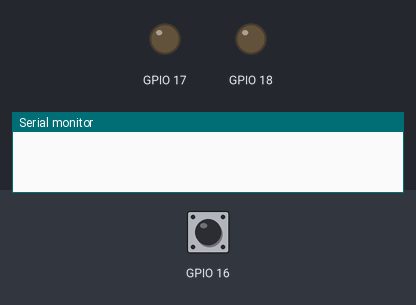
Bench run of a program on a simulated ESP32. Shown: output pins drawn as LEDs (lit = HIGH), the last lines printed to the serial monitor. Inputs (shaded band) come from the test bench; at power-on: GPIO 16 HIGH.

Above: at 1.2 s.
1.3 s: GPIO 16 pulled LOW for 0.15 s
At 1.7 s:
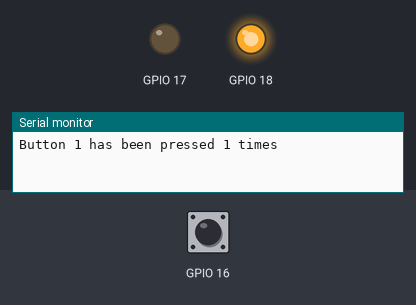
2.9 s: GPIO 16 pulled LOW for 1 s
At 4.1 s:
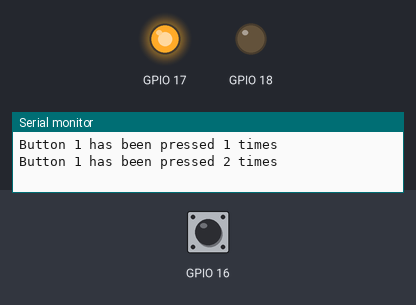
5.4 s: GPIO 16 pulled LOW for 3.2 s
At 6.0 s:
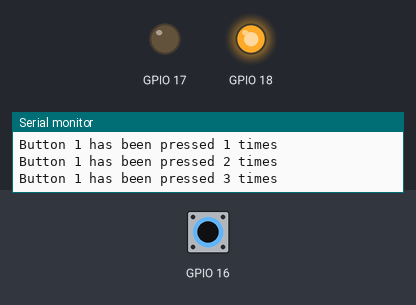
Timing chart, 0 to 8.4 s (numbered marks = the images above; inputs shaded):
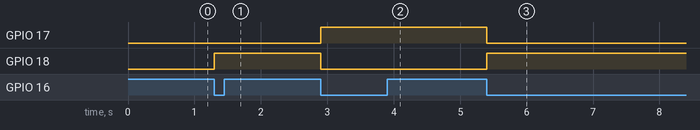

The program:

main.cpp
```cpp
#include <Arduino.h>
#include <string>

#define LED1 17
#define LED2 18

struct Button {
  const uint8_t PIN;
  uint32_t numberKeyPresses;
  bool pressed;
};

Button button1 = {16, 0, false};

void IRAM_ATTR isr() {
  button1.numberKeyPresses += 1;
  button1.pressed = true;
}

void setup() {
  Serial.begin(115200);
  pinMode(17,OUTPUT);
  pinMode(18,OUTPUT);
  pinMode(button1.PIN, INPUT_PULLUP);
  attachInterrupt(button1.PIN, isr, FALLING);
}
void loop() {
if (button1.pressed) {
  Serial.printf("Button 1 has been pressed %u times\n", button1.numberKeyPresses);
  button1.pressed = false;
  if(button1.numberKeyPresses%2==0)
  {
    digitalWrite(17,HIGH);
    digitalWrite(18,LOW);
  }
  else
  {
    digitalWrite(17,LOW);
    digitalWrite(18,HIGH);
  }

}

}
```

Measured:
- after the input at 1.3 s, GPIO 18: LOW → HIGH at once
- after the input at 2.9 s, GPIO 17: LOW → HIGH at once; GPIO 18: HIGH → LOW at once
- after the input at 5.4 s, GPIO 17: HIGH → LOW at once; GPIO 18: LOW → HIGH at once
